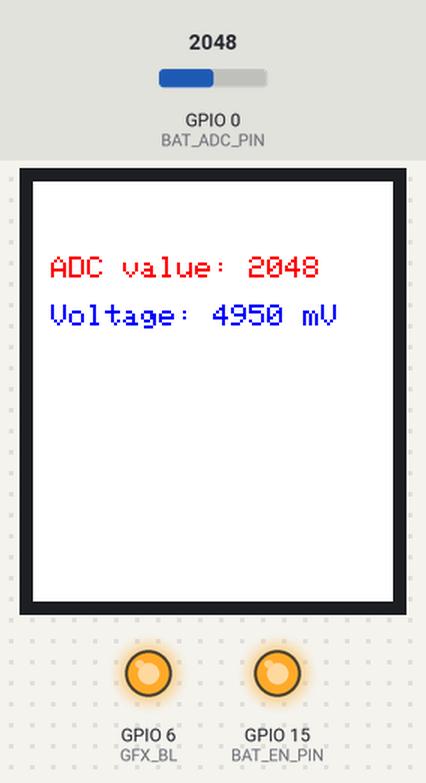
Simulated run of this sketch. Board: ESP32-C6. Parts: 240×280 colour display, output pins drawn as LEDs (lit = HIGH). The test bench sets the inputs (shaded band); at power-on: GPIO 0 (BAT_ADC_PIN) = 2048 (analog values on the 0–4095 scale). What the sketch prints to the serial monitor is not drawn.

Above: at 1.3 s.
1.4 s: GPIO 0 (BAT_ADC_PIN) set to 2866
At 2.6 s:
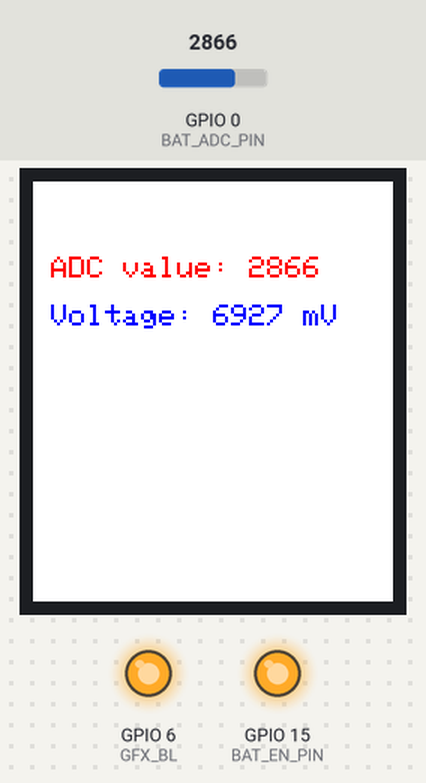
2.9 s: GPIO 0 (BAT_ADC_PIN) set to 3603
At 4.0 s:
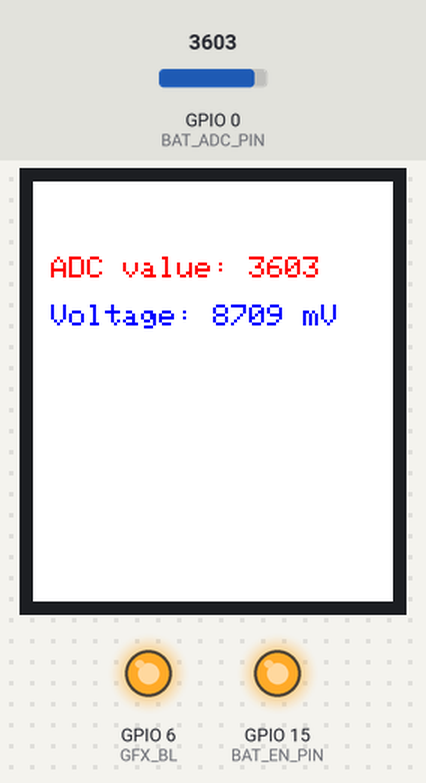
4.4 s: GPIO 0 (BAT_ADC_PIN) set to 4095
At 5.9 s:
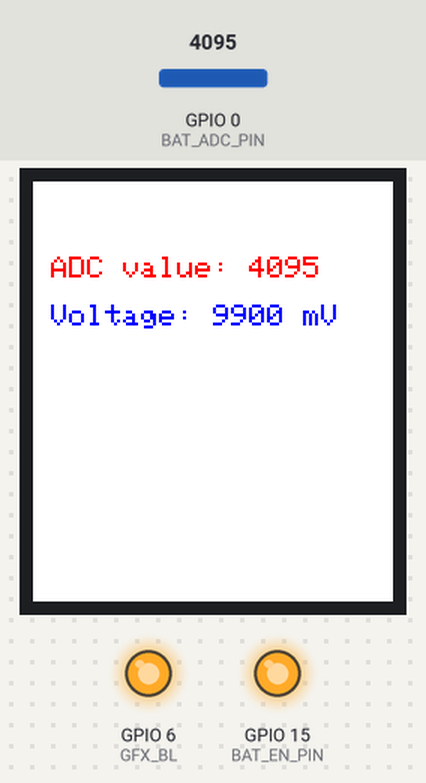
Timing chart, 0 to 7.4 s (numbered marks = the images above; inputs shaded):
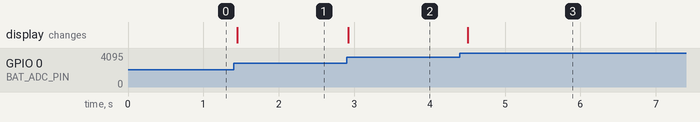

Measured:
- after the input at 1.4 s, the display: changes after 0.05 s (image 1)
- after the input at 2.9 s, the display: changes at once (image 2)
- after the input at 4.4 s, the display: changes after 0.11 s (image 3)

The sketch:

Battery_Example.ino
```cpp
#include <Arduino_GFX_Library.h>

#define BAT_ADC_PIN 0
#define BAT_EN_PIN 15

#define LCD_SCK   1
#define LCD_DIN   2
#define LCD_CS    5
#define LCD_DC    3
#define LCD_RST   4
#define LCD_BL    6

#define GFX_BL LCD_BL

Arduino_DataBus *bus = new Arduino_HWSPI(LCD_DC, LCD_CS, LCD_SCK, LCD_DIN);
Arduino_GFX *gfx = new Arduino_ST7789(
  bus, LCD_RST, 0 /* rotation */, true /* IPS */,
  240 /* width */, 280 /* height */,
  0 /* col offset 1 */, 20 /* row offset 1 */,
  0 /* col offset 2 */, 20 /* row offset 2 */);

void setup(void)
{
  pinMode(BAT_EN_PIN, OUTPUT);
  digitalWrite(BAT_EN_PIN, HIGH);

#ifdef DEV_DEVICE_INIT
  DEV_DEVICE_INIT();
#endif

  Serial.begin(115200);
  // Serial.setDebugOutput(true);
  // while(!Serial);
  Serial.println("Arduino_GFX Hello World example");

  // Init Display
  if (!gfx->begin())
  {
    Serial.println("gfx->begin() failed!");
  }
  gfx->fillScreen(RGB565_WHITE);

#ifdef GFX_BL
  pinMode(GFX_BL, OUTPUT);
  digitalWrite(GFX_BL, HIGH);
#endif


  gfx->setTextSize(2);
  analogReadResolution(12);
}

void loop()
{
  gfx->setCursor(0, 50);
  // read the analog / millivolts value for pin 2:
  int analogValue = analogRead(BAT_ADC_PIN);
  int analogVolts = analogReadMilliVolts(BAT_ADC_PIN);

  // print out the values you read:
  gfx->setTextColor(RGB565_RED, RGB565_WHITE);
  gfx->printf(" ADC value: %4d\n\n", analogValue);
  gfx->setTextColor(RGB565_BLUE, RGB565_WHITE);
  gfx->printf(" Voltage: %4d mV\n", analogVolts * 3);

  delay(100);  // delay in between reads for clear read from serial
}
```
